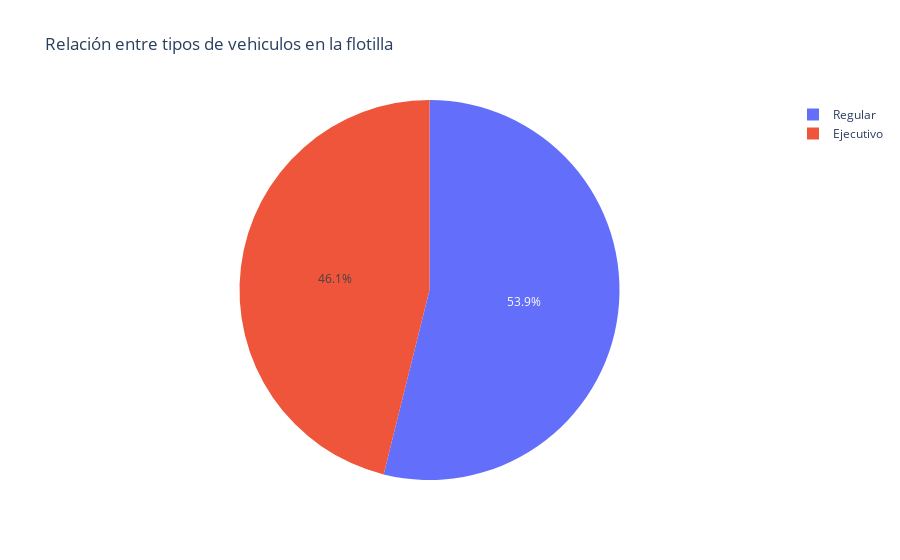

Source (notebook cell):
### Code cell
groupbyTipoDeVehiculo = vehiclesActiveClean.group_by('tipoVehiculo').agg(pl.count('tipoVehiculo').alias('cantidad'))

vehiclesBrandFig = px.pie(groupbyTipoDeVehiculo, values="cantidad", names="tipoVehiculo", title="Relación entre tipos de vehiculos en la flotilla")

vehiclesBrandFig.show()

### Figure 1 — Plotly figure (JSON) as saved in the notebook; plotly's stock layout.template omitted (floating-point values rounded to 4 significant figures)
{"data": [{"domain": {"x": [0, 1], "y": [0, 1]}, "hovertemplate": "tipoVehiculo=%{label}<br>cantidad=%{value}<extra></extra>", "labels": ["Ejecutivo", "Regular"], "legendgroup": "", "name": "", "showlegend": true, "type": "pie", "values": [101, 118]}], "layout": {"legend": {"tracegroupgap": 0}, "title": {"text": "Relación entre tipos de vehiculos en la flotilla"}}}
